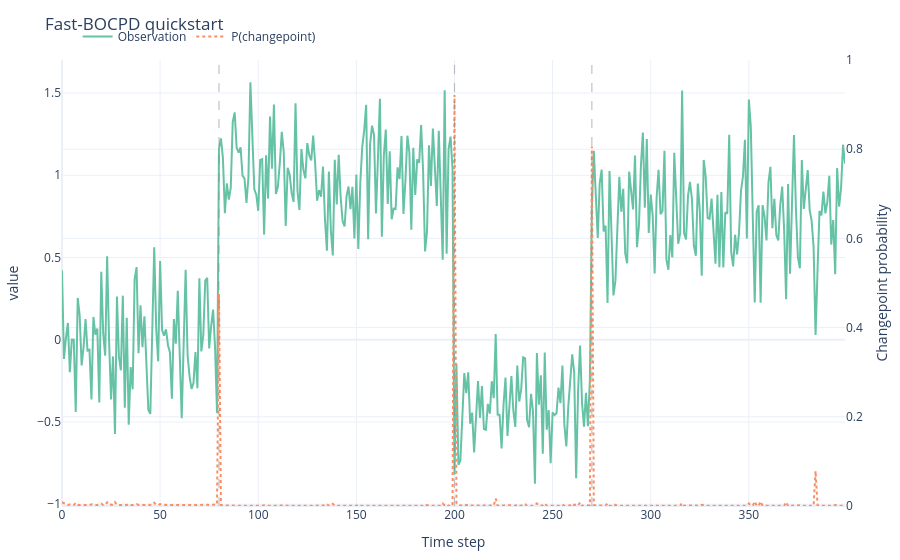

The notebook cell this image was saved under:
### Markdown cell above
## 5. Visualise detections

The plot shows both the raw signal (left axis) and the changepoint probability (right axis).
Grey dashed lines mark the ground-truth changepoints we injected into the synthetic data.

### Code cell
plot_series_with_cp(
    df,
    value_col="value",
    cp_prob_col="cp_prob",
    changepoints=changepoints,
    title="Fast-BOCPD quickstart",
)

### Figure 1 — Plotly figure (JSON) as saved in the notebook; plotly's stock layout.template omitted (floating-point values rounded to 4 significant figures; data arrays with more than 128 entries replaced by an {"elided": "..."} marker saying what was removed)
{"data": [{"line": {"color": "rgb(102,194,165)", "width": 2}, "mode": "lines", "name": "Observation", "type": "scatter", "x": {"elided": "400 int values"}, "y": {"elided": "400 float values"}}, {"line": {"color": "rgb(252,141,98)", "dash": "dot", "width": 2}, "mode": "lines", "name": "P(changepoint)", "type": "scatter", "x": {"elided": "400 int values"}, "y": {"elided": "400 float values"}, "yaxis": "y2"}], "layout": {"autosize": true, "legend": {"orientation": "h", "x": 0.02, "y": 1.02, "yanchor": "bottom"}, "margin": {"b": 40, "l": 40, "r": 40, "t": 60}, "shapes": [{"line": {"color": "#888", "dash": "dash", "width": 1.2}, "opacity": 0.5, "type": "line", "x0": 80, "x1": 80, "xref": "x", "y0": 0, "y1": 1, "yref": "y domain"}, {"line": {"color": "#888", "dash": "dash", "width": 1.2}, "opacity": 0.5, "type": "line", "x0": 200, "x1": 200, "xref": "x", "y0": 0, "y1": 1, "yref": "y domain"}, {"line": {"color": "#888", "dash": "dash", "width": 1.2}, "opacity": 0.5, "type": "line", "x0": 270, "x1": 270, "xref": "x", "y0": 0, "y1": 1, "yref": "y domain"}], "title": {"text": "Fast-BOCPD quickstart"}, "xaxis": {"autorange": true, "range": [0, 399], "title": {"text": "Time step"}, "type": "linear"}, "yaxis": {"autorange": true, "range": [-1.011, 1.701], "title": {"text": "value"}, "type": "linear"}, "yaxis2": {"overlaying": "y", "range": [0, 1], "side": "right", "title": {"text": "Changepoint probability"}, "type": "linear"}}}
